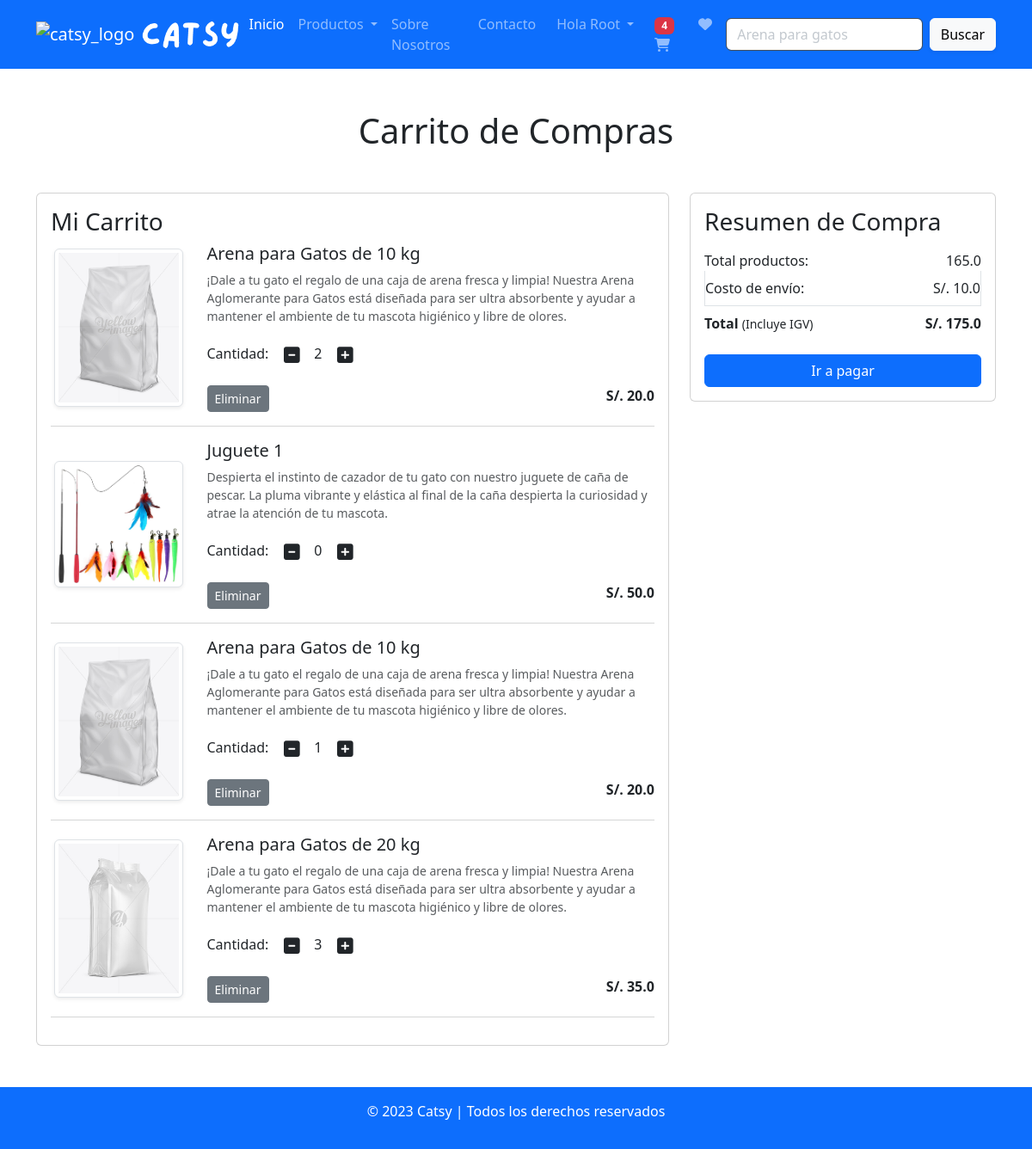
The page /cart/ (signed in) on the database as committed earlier.
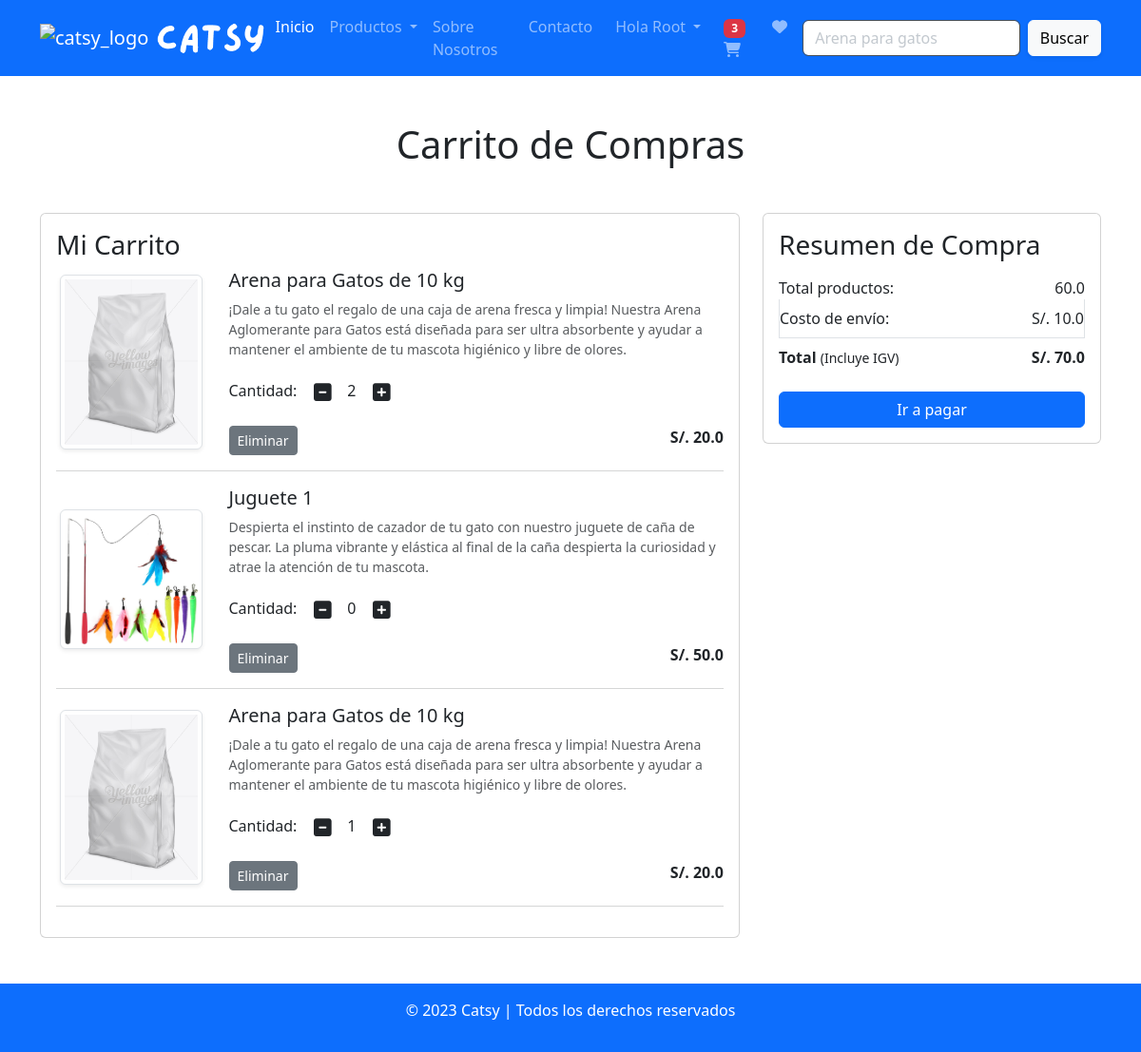
The same page on the database as committed later.
### app/models.py (models this page shows, shortened)
class Cart(models.Model):
    user = models.ForeignKey(User, on_delete=models.CASCADE)
    product = models.ForeignKey(Product, on_delete=models.CASCADE)
    quantity = models.PositiveIntegerField(default=1)

class Product(models.Model):
    title = models.CharField(max_length=100)
    selling_price = models.FloatField()
    discounted_price = models.FloatField()
    description = models.TextField()
    composition = models.TextField()
    prodapp = models.TextField(default='')
    category = models.CharField(choices=CATEGORY_CHOICES, max_length=2)
    product_image = models.ImageField(upload_to='product')

### app/views.py (the view)
# urls.py: path('cart/', views.show_cart, name='showcart'),
def show_cart(request):
    totalitem = 0
    if request.user.is_authenticated:
        totalitem = len(Cart.objects.filter(user=request.user))
    user = request.user
    cart = Cart.objects.filter(user=user)
    amount = 0
    for p in cart:
        value = p.quantity * p.product.discounted_price
        amount += value
    totalamount = amount + 10
    return render(request, 'app/addtocart.html', locals())

### app/templates/app/addtocart.html (shortened to what this page needs)
{% extends 'app/base.html' %}
{% load static %}
{% block content %}
<div class="container my-5">
    <div class="row">
        {% if cart %}
        <h1 class="text-center mb-5">Carrito de Compras</h1>
        <div class="col-sm-8">
            <div class="card">
                <div class="card-body">
                    <h3>Mi Carrito</h3>
                    {% for item in cart %}
                    <div class="row">
                    <div class="col-sm-3 text-center align-self-center"><img src="{{item.product.product_image.url}}" alt="product_img" class="img-fluid img-thumbnail shadow-sm" height="150px" width="150px"></div>
                    <div class="col-sm-9">
                        <div>
                            <h5>{{item.product.title}}</h5>
                            <p class="mb-2 text-muted small"> {{item.product.description}}</p>
                            <div class="my-3">
                            <label for="quantity">Cantidad:</label>
                            <a class="minus-cart btn" pid={{item.product.id}}><i class="fas fa-minus-square fa-lg"></i></a>
                            <span id="quantity">{{item.quantity}}</span>
                            <a class="plus-cart btn" pid={{item.product.id}}><i class="fas fa-plus-square fa-lg"></i></a>
                        </div>
                        <div class="d-flex justify-content-between">
                            <a href="#" class="remove-cart btn btn-sm btn-secondary mr-3" pid={{item.product.id}}>Eliminar</a>
                            <p class="mb-0"><span><strong>S/. {{item.product.discounted_price}}</strong></span></p>
                        </div>
                    </div>
                </div>
            </div>
        <hr class="text-muted">
        {% endfor %}
        </div>
    </div>
</div>
<div class="col-sm-4">
    <div class="card">
        <div class="card-body">
        <h3>Resumen de Compra</h3>
        <ul class="list-group">
            <li class="list-group-item d-flex justify-content-between align-items-center border-0 px-0 pb-0">Total productos:  <span id="amount">{{amount}}</span></li>
            <li class="list-group-item d-flex justify-content-between align-items-center px-0">Costo de envío: <span>S/. 10.0 </span></li>
            <li class="list-group-item d-flex justify-content-between align-items-center border-0 px-0 mb-3">
                <div>
                    <strong>Total</strong> <small>(Incluye IGV)</small>
                </div>
                <strong>S/. <span id="totalamount">{{totalamount}}</strong></span>
            </li>
        </ul>
        <div class="d-grid"><a href="{% url 'checkout' %}" class="btn btn-primary">Ir a pagar</a></div>
    </div>
</div>
</div>
{% else %}
        <h1 class="text-center mb-5">Tu carrito de compras esta vacío.</h1>
{% endif %}
</div>
</div>
{% endblock content %}

### app/templates/app/base.html (shortened to what this page needs)
<!DOCTYPE html>
{% load static %}
<html lang="en">
    <head>
        <link href="https://cdn.jsdelivr.net/npm/bootstrap@5.3.0-alpha3/dist/css/bootstrap.min.css" rel="stylesheet">
        <link rel="stylesheet" href="{% static 'app/css/owl.carousel.min.css' %}">
        <link rel="stylesheet" href="{% static 'app/css/all.min.css' %}">
        <link rel="stylesheet" href="{% static 'app/css/style.css' %}">
    </head>
<body>
    <nav class="navbar navbar-expand-lg bg-primary sticky-top" data-bs-theme="dark">
        <div class="container d-flex justify-content-between">
            <a class="navbar-brand" href="/">
                <img src="{% static 'app/images/catsy_logo_sm_white.png' %}" width="80" height="80" alt="catsy_logo">
                <img src="{% static 'app/images/catsy_name_white.png' %}" width="120" height="45"  alt="catsy_logo">
            </a>
            <div class="collapse navbar-collapse" id="navbarSupportedContent">
                <ul class="navbar-nav me-auto mb-2 mb-lg-0">
                    {% if request.user.is_authenticated %}
                    <li class="nav-item">
                        <a class="nav-link active" aria-current="page" href="/">Inicio</a>
                    </li>
                    <li class="nav-item dropdown">
                        <a class="nav-link dropdown-toggle" href="#" role="button" data-bs-toggle="dropdown" aria-expanded="false">
                            Productos
                        </a>
                    </li>
                    <li class="nav-item">
                        <a class="nav-link" href="{% url 'about' %}">Sobre Nosotros</a>
                    </li>
                    <li class="nav-item">
                        <a class="nav-link" href="{% url 'contact' %}">Contacto</a>
                    </li>
                </ul>
                <ul class="d-xxl-flex navbar-nav mb-0 mx-2">
                    <li class="nav-item dropdown">
                        <a class="nav-link dropdown-toggle text-capitalize" href="#" aria-expanded="false" id="profileDropdown" role="button" data-bs-toggle="dropdown" aria-expanded="false">Hola {{request.user}} </a>
                    </li>
                    <li class="nav-item mx-2">
                        <a class="nav-link" href="{% url 'showcart' %}"> {% if totalitem > 0 %}<span class="badge bg-danger"> {{ totalitem }} </span>{%endif%}  <i class="fas fa-shopping-cart"></i></a>
                    </li>
                    <li>
                        <a class="nav-link" href="#"><i class="fas fa-heart"></i></a>
                    </li>
                    {% endif %}
                </ul>
                <form class="d-flex" role="search" action="/search">
                    <input class="form-control me-2 bg-white" type="search" placeholder="Arena para gatos" name="search" aria-label="Search">
                    <button class="btn btn-light shadow-sm" type="submit">Buscar</button>
                </form>
            </div>
        </div>
    </nav>
    {% block content %}{% endblock content %}
<footer class="text-center text-white bg-primary p-3">
    <p>&copy; 2023 Catsy | Todos los derechos reservados</p>
</footer>
</body>
</html>

Rows that differ between the two databases and show on the page:
removed Cart: product.product_image (picture), product "Arena para Gatos de 20 kg", product.description "¡Dale a tu gato el regalo de una caja de arena fresca y limpia! Nuestra Arena Aglomerante para Gatos está diseñada para ser ultra absorbente y ayudar a mantener el ambiente de tu mascota higiénico y libre de olores.", quantity "3", product.discounted_price "35.0"
Other text that changed with them:
{{ totalitem }}: "4" → "3"
{{ amount }}: "165.0" → "60.0"
{{ totalamount }}: "175.0" → "70.0"
